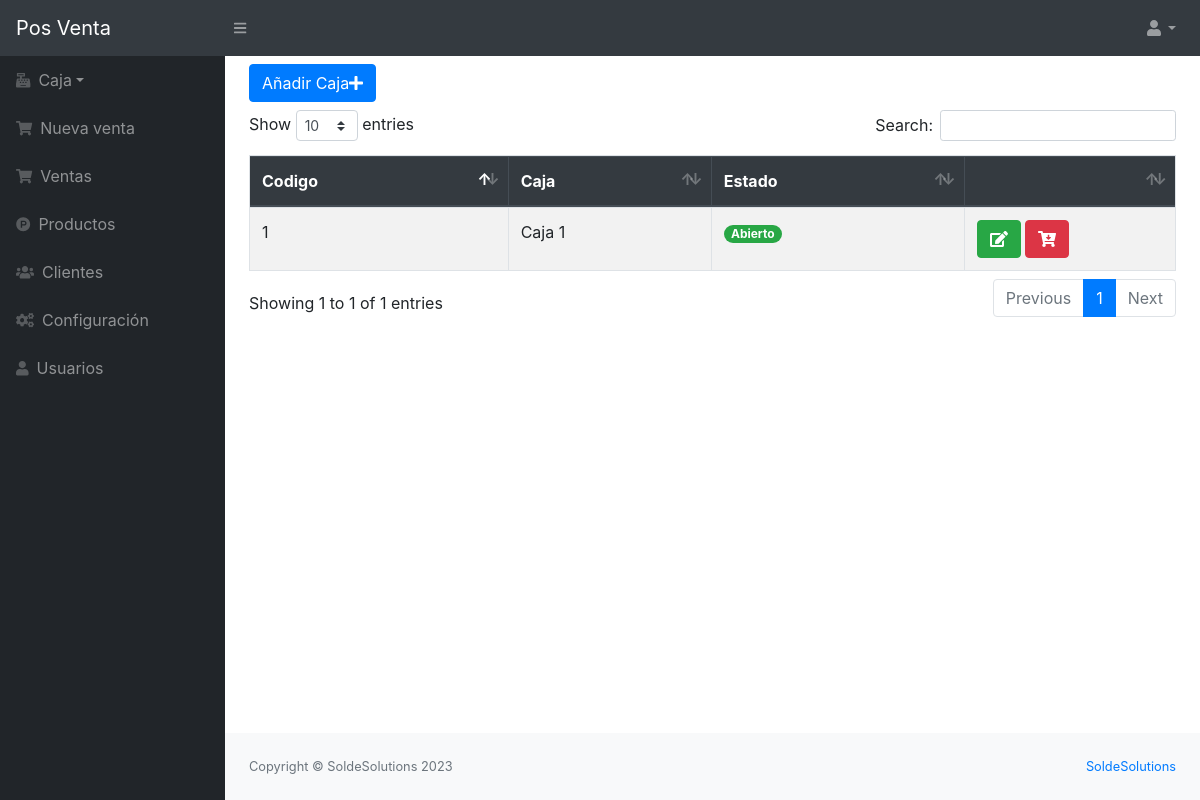
Before: /src/caja.php (signed in) with the older database file.
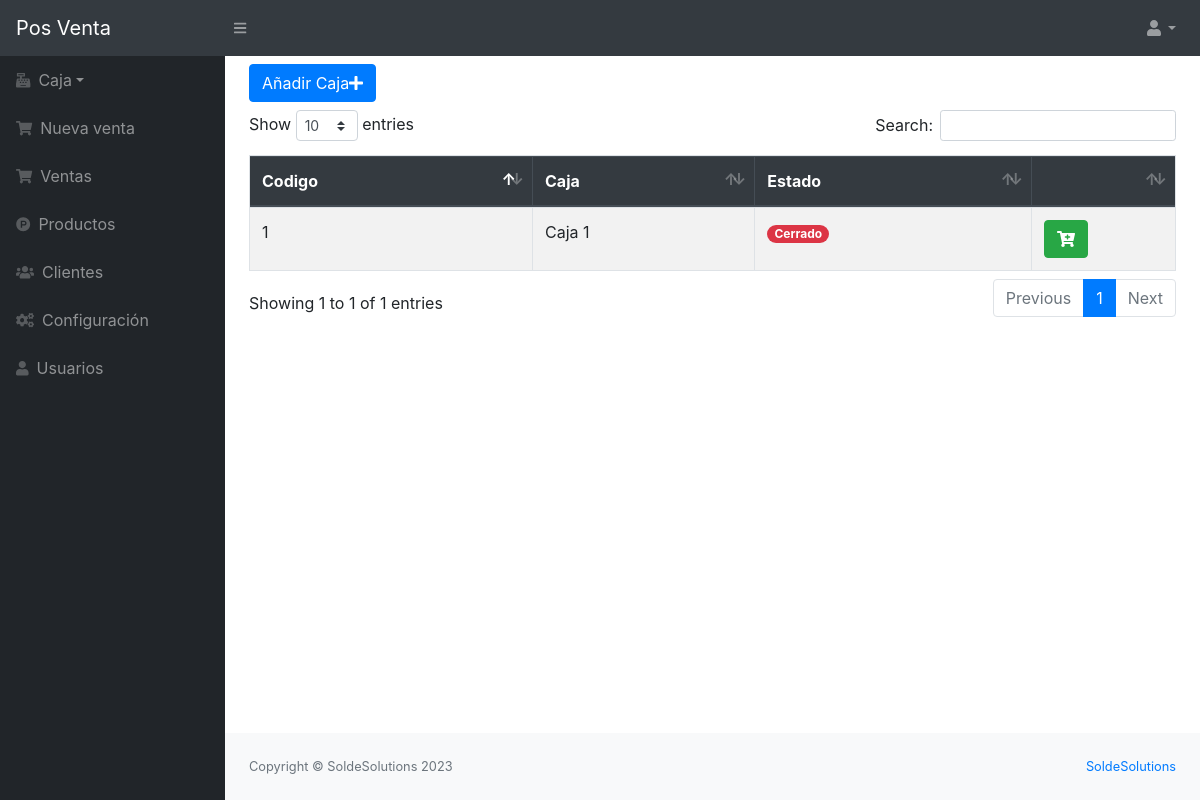
After: the same page with the newer database file.
### tables this page shows
CREATE TABLE `caja` (
  `id` int(11) NOT NULL,
  `nombre` varchar(20) NOT NULL,
  `estado` int(1) NOT NULL DEFAULT 1
);

### src/caja.php (the view, shortened to what this page needs)
<?php include_once "includes/header.php";
    ?>
 <button class="btn btn-primary mb-2" type="button" data-toggle="modal" data-target="#nueva_caja">Añadir Caja<i class="fas fa-plus"></i></button>
 <div class="table-responsive">
     <table class="table table-striped table-bordered" id="tbl">
         <thead class="thead-dark">
             <tr>
                 <th>Codigo</th>
                 <th>Caja</th>
                 <th>Estado</th>
                 <th></th>
             </tr>
         </thead>
         <tbody>
             <?php
                include "../conexion.php";
                $query = mysqli_query($conexion, "SELECT * FROM Caja");
                $result = mysqli_num_rows($query);
                if ($result > 0) {
                    while ($data = mysqli_fetch_assoc($query)) {
                        if ($data['estado'] == 1) {
                            $estado = '<span class="badge badge-pill badge-success">Abierto</span>';
                        } else {
                            $estado = '<span class="badge badge-pill badge-danger">Cerrado</span>';
                        }
                ?>
                     <tr>
                         <td><?php echo $data['id']; ?></td>
                         <td><?php echo $data['nombre']; ?></td>
                         <td><?php echo $estado ?></td>
                         <td>
                             <?php if ($data['estado'] == 0) { ?>
                                 <a href="abrir_caja.php?id=<?php echo $data['id']; ?>" class="btn btn-success"><i class='fas fa-cart-plus'></i></a>
                             <?php } elseif($data['estado'] == 1){  ?>
                                 <a href="agregar_operaciones.php?id=<?php echo $data['id']; ?>" class="btn btn-success"><i class='fas fa-edit'></i></a>
                                 <form action="cerrarCaja.php?id=<?php echo $data['id']; ?>" method="post" class="confirmar2 d-inline">
                                     <button class="btn btn-danger" type="submit"><i class='fas fa-cart-arrow-down'></i> </button>
                                 </form>
                                 <?php }?>
                         </td>
                     </tr>
             <?php }
                } ?>
         </tbody>
     </table>
 </div>
 <?php include_once "includes/footer.php"; ?>

Changed rows visible on the page:
changed caja "Caja 1": estado "Abierto" → "Cerrado"
